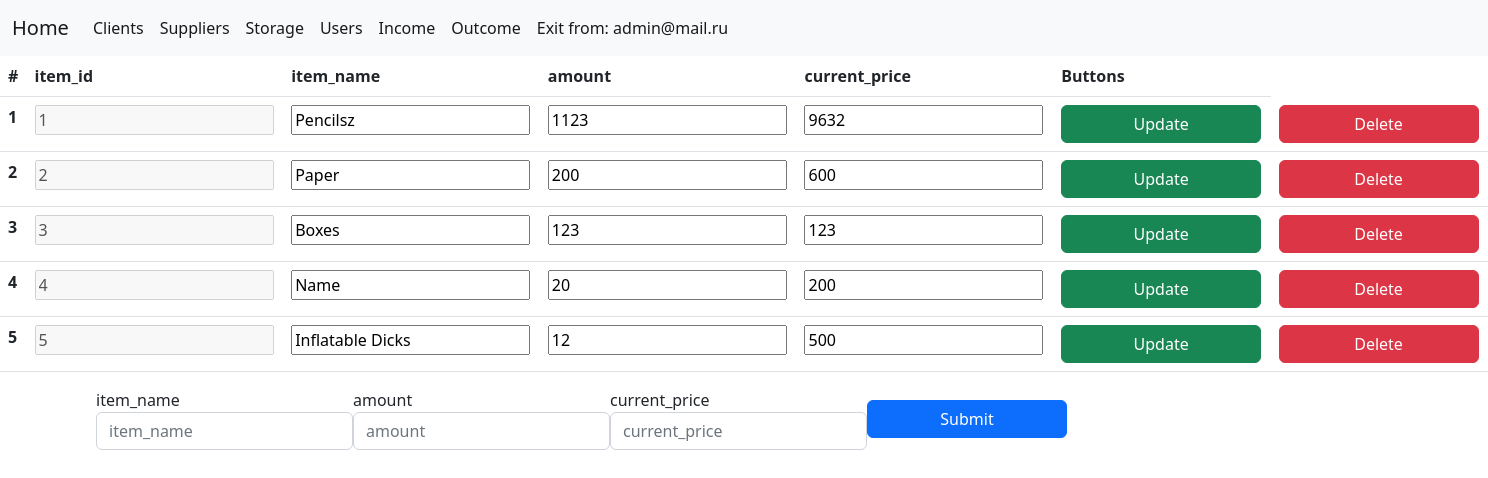
Screenshot of /storage/storage.php (signed in) with the database file from the repository.
### tables this page shows
CREATE TABLE `storage` (
  `item_id` int NOT NULL AUTO_INCREMENT,
  `item_name` varchar(45) NOT NULL,
  `amount` int NOT NULL,
  `current_price` varchar(45) DEFAULT NULL,
  PRIMARY KEY (`item_id`),
  UNIQUE KEY `item_id_UNIQUE` (`item_id`)
);

### storage/storage.php (the view, shortened to what this page needs)
<?php
require_once "../util/database.php";
$req=mysqli_query($mysql,"SELECT * FROM storage");
$req1=mysqli_query($mysql,"SELECT * FROM storage");
$vals = mysqli_fetch_assoc($req1);
$req1 = mysqli_fetch_all($req);
$fields[] = [];
$i = 1;
?>
<!DOCTYPE html>
<html lang="en">
<head>
    <link rel="stylesheet" href="../source/bootstrap/css/bootstrap.min.css"/>
    <link rel="stylesheet" href="../source/style.css"/>
</head>
<body>
    <nav class="navbar navbar-expand-lg bg-light">
        <div class="container-fluid">
            <a class="navbar-brand" href="../"> Home </a>
            <div class="collapse navbar-collapse">
                <ul class="navbar-nav me-auto mb-12 mb-lg-0">
                    <li class="nav-item">
                        <a class="nav-link active" href="../clients/clients.php">Clients </a>
                    </li>
                    <li class="nav-item">
                        <a class="nav-link active" aria-current="page" href="../suppliers/suppliers.php">Suppliers</a>
                    </li>
                    <li class="nav-item">
                        <a class="nav-link active" aria-current="page" href="../storage/storage.php">Storage</a>
                    </li>
                    <li class="nav-item">
                            <a class="nav-link active" aria-current="page" href="../users/users.php">Users</a>
                        </li>
                        <li class="nav-item">
                            <a class="nav-link active" aria-current="page" href="../income/income.php">Income</a>
                        </li>
                        <li class="nav-item">
                            <a class="nav-link active" aria-current="page" href="../outcome/outcome.php">Outcome</a>
                        </li>
                    <li class="nav-item">
                        <a class="nav-link active" aria-current="page" href="../util/exit.php">Exit from: <?=$_SESSION['usermail']?></a>
                    </li>
                </ul>
            </div>
        </div>
    </nav>
        <table class="table">
            <thead class="thead-light">
                <tr>
                    <th scope="col">#</th>
                    <?php
                    foreach($vals as $key => $value){
                        echo('<th scope="col">'.$key.'</th>');
                        array_push($fields,$key);
                        }
                    ?>
                    <th>Buttons</th>
                </tr>
            </thead>
            <tbody>
                <?php
                    foreach($req1 as $key => $val)
                    {
                        $j = 0;
                        echo('<tr>');
                        echo('<th scope="row">'.$i.'</th>');
                        ?>
                        <form action="CRUD/update.php" class="formtb" method="POST" id=<?php echo("tb".$key)?> >
                        <?php
                        foreach($val as $data){
                            if($j == 0)
                            {
                                echo('<td> <input type="text" disabled  name="'."item".$j.'" placeholder="'.$data.'" value="'.$data.'">');
                                echo('</td>');
                            }
                            else{
                                echo('<td> <input type="text" id="'."idtb".$j.$key.'" name="'."item".$j.'" placeholder="'.$data.'" value="'.$data.'"></td>');
                            }
                            $j++;
                        }
                        echo('<td><button type="submit" class="btn btn-success">Update</button></td>');
                        ?>
                        </form>
                        <?php
                        echo('<td> <a href="CRUD/delete.php?id='.$val[0].'"><button class="btn btn-danger">Delete</button></a></td>');
                        echo('</tr>');
                        $i++;
                    }?>
            </tbody>
        </table>
        <div class="container">
        <form action="./CRUD/create.php" method="POST" id="form">
            <div style="display:flex;" class="form-row align-items-center">
                <?php
                    for($i = 2; $i <= sizeof($vals); $i++){
                ?>
                    <div class="col-auto">
                        <label class="sr-only" for="inlineFormInput"><?=$fields[$i]?></label>
                        <input  required  id="id_<?=$i?>" type="text" class="form-control mb-2" name="name_<?=$i?>" placeholder="<?=$fields[$i]?>">
                    </div>
                <?php }?>
                <div class="col-auto">
                    <button type="submit" class="btn btn-primary mb-2">Submit</button>
                </div>
            </div>
        </form>
    </div>
</body>
</html>

### source/style.css (style rules this page uses)
button { min-width: 200px; }
a { outline: none; text-decoration: none; color:#000; }

### rows the page displays
storage: item0 "1", item1 "Pencilsz", item2 "1123", item3 "9632"
storage: item0 "2", item1 "Paper", item2 "200", item3 "600"
storage: item0 "3", item1 "Boxes", item2 "123", item3 "123"
storage: item0 "4", item1 "Name", item2 "20", item3 "200"
storage: item0 "5", item1 "Inflatable Dicks", item2 "12", item3 "500"

### other values shown
$_SESSION['usermail'] "admin@mail.ru"
$key "item_id"
$key "item_name"
$key "amount"
$key "current_price"
$fields[$i] "item_name"
$fields[$i] "amount"
$fields[$i] "current_price"
